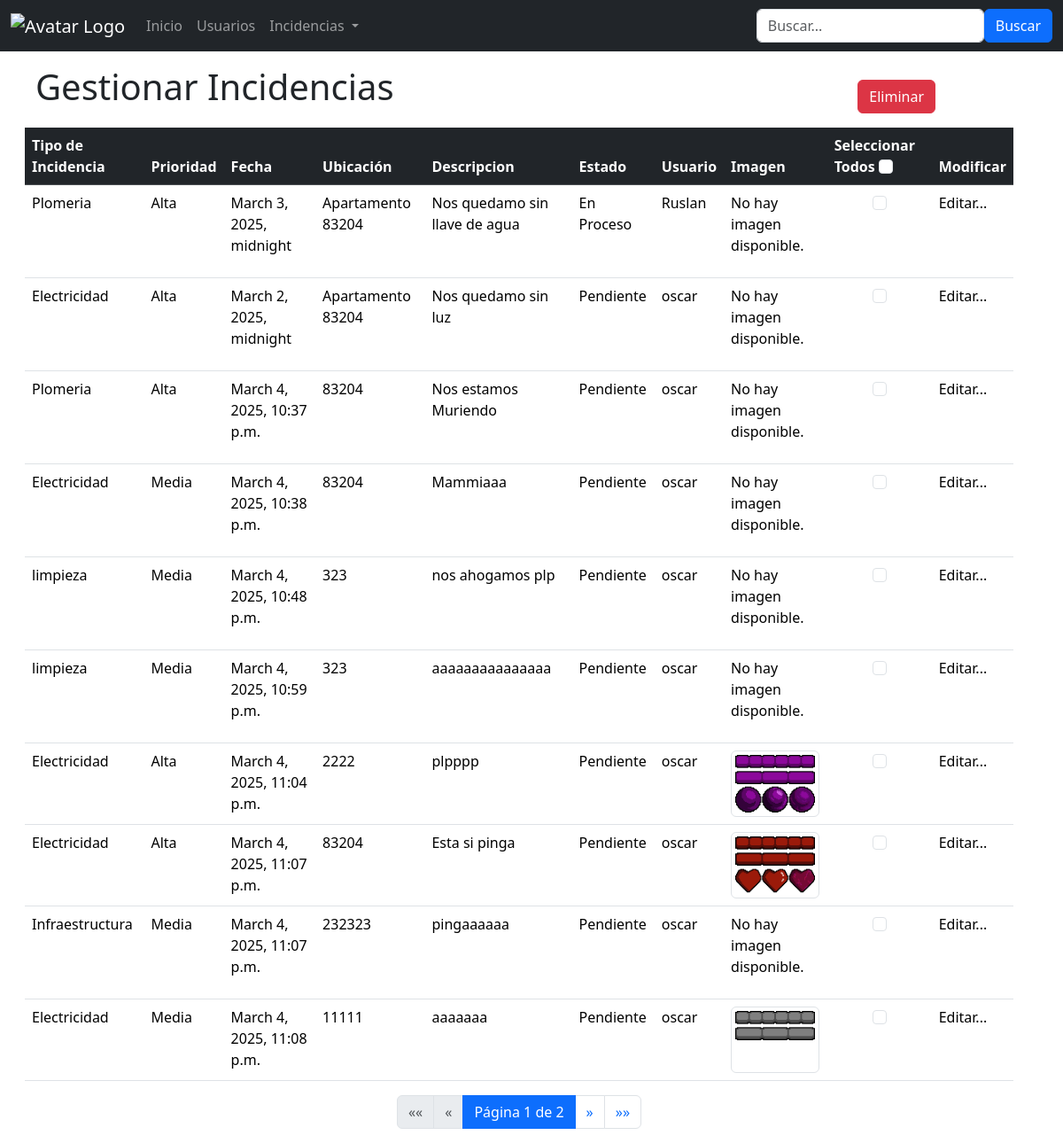
The page /incidencias/ on the database its author committed.
### usuarios/models.py (models this page shows)
class Incidencia(models.Model):
    PRIORIDAD_CHOICES = [
        ('alta', 'Alta'),
        ('media', 'Media'),
        ('baja', 'Baja'),
    ]
    TIPO_CHOICES = [
        ('plomeria', 'Plomeria'),
        ('electricidad', 'Electricidad'),
        ('infraestructura', 'Infraestructura'),
        ('mantenimiento_equipos', 'Mantenimiento de Equipos'),
        ('saneamiento', 'Saneamiento'),
        ('seguridad', 'Seguridad'),
        ('jardineria', 'Jardineria'),
        ('agua_potable', 'Sistema de Agua Potable'),
        ('gas', 'Sistema de Gas'),
        ('incendios', 'Sistema de Incendios')
    ]
    ESTADO_CHOICES = [
        ('pendiente', 'Pendiente'),
        ('en_proceso', 'En Proceso'),
        ('resuelto', 'Resuelto'),
    ]
    tipo = models.CharField(max_length=50, choices=TIPO_CHOICES, default='plomeria')
    prioridad = models.CharField(max_length=10, choices=PRIORIDAD_CHOICES, default='media')
    estado = models.CharField(max_length=20, choices=ESTADO_CHOICES, default='pendiente')
    fecha = models.DateTimeField()
    ubicacion = models.CharField(max_length=100)
    descripcion = models.TextField()
    imagen = models.ImageField(upload_to='incidencias/', null=True, blank=True)
    usuario_reporte = models.ForeignKey(User, on_delete=models.CASCADE)

### usuarios/views.py (the view, shortened to what this page needs)
# urls.py: path('incidencias/',views.incidencias,name='incidencias'),
def incidencias(request):
    template = loader.get_template('all_incidencias.html')
    tableIncidencia = Incidencia.objects.all()
    query = request.GET.get('q')
    paginator = Paginator(tableIncidencia,10)
    page_number = request.GET.get('page')
    page_obj = paginator.get_page(page_number)
    context = {
        'tableIncidencia': tableIncidencia,
        'page_obj': page_obj
    }
    return HttpResponse(template.render(context,request))

### usuarios/templates/all_incidencias.html (shortened to what this page needs)
{% extends "master.html" %}
{% load static %}
    {%block content%}
    <div class="container mt-3 mx-3">
        <div class="row container">
        <div class="col"><h1>Gestionar Incidencias</h1></div>
        <div class="col d-flex flex-row-reverse p-3 ">
            <button class="btn btn-danger mx-5" data-bs-toggle="modal" data-bs-target="#ModalEliminar" type="button">Eliminar</button>
        </div>
        </div>
        <form id="eliminar_incidencia" method="post" action="{% url 'usuarios' %}">
        <table class="table table-hover" id="userTable">
            <thead>
                <tr class="table-dark">
                    <th>Tipo de Incidencia</th>
                    <th>Prioridad</th>
                    <th>Fecha</th>
                    <th>Ubicación</th>
                    <th>Descripcion</th>
                    <th>Estado</th>
                    <th>Usuario</th>
                    <th>Imagen</th>
                    <th>Seleccionar Todos
                        <input class="form-check-input checkbox" type="checkbox" id="selectAll" onclick="toggleCheckboxes(this)">
                    </th>
                    <th>Modificar</th>
                </tr>
            </thead>
            <tbody>
            {% for x in page_obj %}
            <tr>
                <td>{{x.get_tipo_display}}</td>
                <td>{{x.get_prioridad_display}}</td>
                <td>{{x.fecha}}</td>
                <td>{{x.ubicacion}}</td>
                <td>{{x.descripcion}}</td>
                <td>{{x.get_estado_display}}</td>
                <td>{{x.usuario_reporte.username}}</td>
                <td>
                    {% if x.imagen %}
                        <img src="{{ x.imagen.url }}" alt="Imagen de la incidencia" class="img-thumbnail" style="width: 100px; cursor: pointer;"
                        onclick='abrirImagen("{{ x.imagen.url }}")' data-bs-toggle="modal" data-bs-target="#imagenModal">
                    {% else %}
                        <p>No hay imagen disponible.</p>
                    {% endif %}
                </td>
                <td>
                    <div class="form-check d-flex justify-content-center align-items-centerdiv">
                        <input class="form-check-input checkbox" type="checkbox" id="checkbox" name="ids" value="{{x.id}}" >
                    </div>
                </td>
                <td>
                    <a class="nav-link"  href="{% url 'editar_usuario' x.id %}">Editar...</a>
                </td>
            </tr>
            {% endfor %}
            </tbody>
        </table>
        {% include 'paginacion.html' %}
        </form>
    </div>
    {%endblock%}

### rows shown on the page
Incidencia: tipo "Plomeria", prioridad "Alta", fecha "March 3, 2025, midnight", ubicacion "Apartamento 83204", descripcion "Nos quedamo sin llave de agua", estado "En Proceso", usuario_reporte.username "Ruslan", shows "No hay imagen disponible."
Incidencia: tipo "Electricidad", prioridad "Alta", fecha "March 2, 2025, midnight", ubicacion "Apartamento 83204", descripcion "Nos quedamo sin luz", estado "Pendiente", usuario_reporte.username "oscar", shows "No hay imagen disponible."
Incidencia: tipo "Plomeria", prioridad "Alta", fecha "March 4, 2025, 10:37 p.m.", ubicacion "83204", descripcion "Nos estamos Muriendo", estado "Pendiente", usuario_reporte.username "oscar", imagen "No hay imagen disponible."
Incidencia: tipo "Electricidad", prioridad "Media", fecha "March 4, 2025, 10:38 p.m.", ubicacion "83204", descripcion "Mammiaaa", estado "Pendiente", usuario_reporte.username "oscar", imagen "No hay imagen disponible."
Incidencia: tipo "limpieza", prioridad "Media", fecha "March 4, 2025, 10:48 p.m.", ubicacion "323", descripcion "nos ahogamos plp", estado "Pendiente", usuario_reporte.username "oscar", imagen "No hay imagen disponible."
Incidencia: tipo "limpieza", prioridad "Media", fecha "March 4, 2025, 10:59 p.m.", ubicacion "323", descripcion "aaaaaaaaaaaaaaa", estado "Pendiente", usuario_reporte.username "oscar", imagen "No hay imagen disponible."
Incidencia: tipo "Electricidad", prioridad "Alta", fecha "March 4, 2025, 11:04 p.m.", ubicacion "2222", descripcion "plpppp", estado "Pendiente", usuario_reporte.username "oscar", imagen (picture)
Incidencia: tipo "Electricidad", prioridad "Alta", fecha "March 4, 2025, 11:07 p.m.", ubicacion "83204", descripcion "Esta si pinga", estado "Pendiente", usuario_reporte.username "oscar", imagen (picture)
Incidencia: tipo "Infraestructura", prioridad "Media", fecha "March 4, 2025, 11:07 p.m.", ubicacion "232323", descripcion "pingaaaaaa", estado "Pendiente", usuario_reporte.username "oscar", imagen "No hay imagen disponible."
Incidencia: tipo "Electricidad", prioridad "Media", fecha "March 4, 2025, 11:08 p.m.", ubicacion "11111", descripcion "aaaaaaa", estado "Pendiente", usuario_reporte.username "oscar", imagen (picture)

### other values the page prints
{{ page_obj.number }} "1"
{{ page_obj.paginator.num_pages }} "2"
